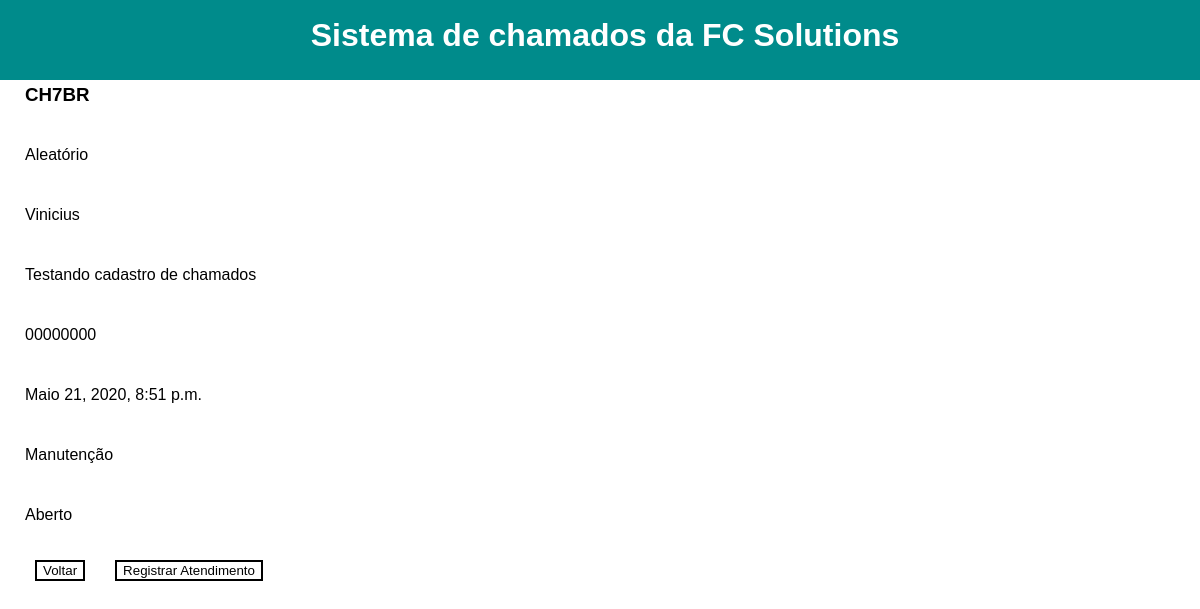
The app's page /detalhes/7 (signed in) with its own data.
### Solutions/models.py (models this page shows, shortened)
class Chamado(models.Model):
    titulo = models.CharField('Titulo', max_length=128, blank=True, null=True)
    autor = models.ForeignKey(Funcionario, on_delete=models.CASCADE, blank=True, null=True)
    descricao = models.TextField('Descrição', max_length=500, blank=True, null=True)
    telefone = models.CharField('Telefone', max_length=20, blank=True, null=True)
    data_abertura = models.DateTimeField(auto_now_add=True, null=True)
    categoria = models.ForeignKey(Categoria, on_delete=models.CASCADE, blank=True, null=True)
    status = models.ForeignKey(Status, on_delete=models.CASCADE, blank=True, null=True)

class Funcionario(models.Model):
    nome = models.CharField('Nome', max_length=128, blank=True, null=True)
    usuario = models.ForeignKey(User, on_delete=models.CASCADE, null=True)

class Categoria(models.Model):
    nome = models.CharField('Categoria', max_length=128, blank=True, null=True)

class Status(models.Model):
    nome = models.CharField('Status', max_length=128, blank=True, null=True)

### Solutions/views.py (the view)
# urls.py: path('detalhes/<int:id_chamado>', detalhes, name='detalhes'),
def detalhes(request, id_chamado):
    if request.user.is_authenticated:
        chamado = Chamado.objects.get(pk=id_chamado)
        return render(request, 'Solutions/detalhes.html', {'chamado':chamado})
    else:
        return render(request, 'Solutions/erro_autenticacao.html', {})

### Solutions/templates/Solutions/detalhes.html (shortened to what this page needs)
{% load static %}
<!DOCTYPE html>
<html>
<head>
    <link rel="stylesheet" href="{% static 'css/estilo.css' %}">
</head>
<body>
    <div class="menu">
        <h1 class="h1">Sistema de chamados da FC Solutions</h1>
    </div>
    <div class="detalhes">
        <h3>CH{{chamado.id}}BR</h3><br>
        <p>{{chamado.titulo}}</p><br>
        <p>{{chamado.autor.nome}}</p><br>
        <p>{{chamado.descricao}}</p><br>
        <p>{{chamado.telefone}}</p><br>
        <p>{{chamado.data_abertura}}</p><br>
        <p>{{chamado.categoria.nome}}</p><br>
        <p>{{chamado.status.nome}}</p><br>
        <form action="/" style="float: left;"><button class="botton">Voltar</button></form>
        <form action="/atendimento" style="float: left;"><button class="botton">Registrar Atendimento</button></form>
    </div>
</body>
</html>

### Solutions/static/css/estilo.css (style rules this page uses)
* { font-family: sans-serif; text-decoration: none; margin: auto; }
body { font-family: 'Lucida Sans', 'Lucida Sans Regular', 'Lucida Grande', 'Lucida Sans Unicode', Geneva, Verdana, sans-serif; line-height: 30px; }
form, h1, h2, h3, p { padding-left: 10px; }
.botton { background-color: white; color: black; border: 2px solid; margin-right: 10px; margin-left: 10px; float: left; }
h1 { color:white; font-family: 'Lucida Sans', 'Lucida Sans Regular', 'Lucida Grande', 'Lucida Sans Unicode', Geneva, Verdana, sans-serif; text-align: center; padding-top: 20px; }
.menu { width: 100%; height: 80px; background-color: darkcyan; }
.detalhes { padding-left: 15px; }

### records on screen
Chamado: id "7", titulo "Aleatório", autor.nome "Vinicius", descricao "Testando cadastro de chamados", telefone "00000000", data_abertura "Maio 21, 2020, 8:51 p.m.", categoria.nome "Manutenção", status.nome "Aberto"
